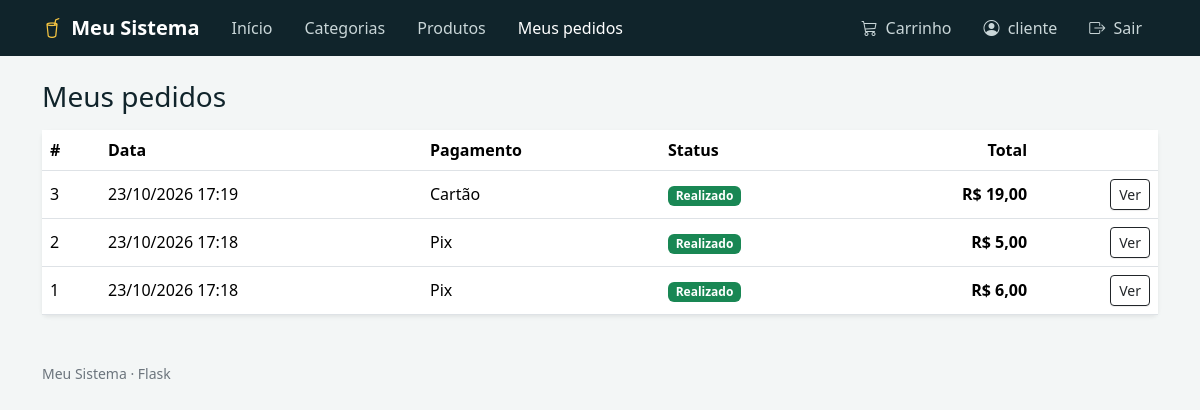
Screenshot of /loja/pedidos (signed in) with the database file from the repository.
### tables this page shows
CREATE TABLE pedido (
                id integer primary key autoincrement,
                id_usuario int not null,
                data datetime not null,
                total float not null,
                pagamento varchar(20) not null,
                status varchar(20) not null default 'Realizado',
                foreign key (id_usuario) references usuario(id)
            );

### app.py (the view)
@app.route('/loja/pedidos')
def cliente_pedidos():
    with conexao() as conn:
        pedidos = conn.execute(
            'SELECT * FROM pedido WHERE id_usuario = ? ORDER BY id DESC', (session['usuario_id'],)
        ).fetchall()
    return render_template('cliente/listar_pedido.html', pedidos=pedidos)

### app.py (called while the page is built)
def conexao():
    conn = sqlite3.connect(Path(app.root_path) / 'database.db')
    conn.row_factory = sqlite3.Row
    conn.execute('PRAGMA foreign_keys = ON')
    return conn

@app.template_filter('data_br')
def formatar_data(valor):
    try:
        return datetime.strptime(valor, '%Y-%m-%d %H:%M:%S').strftime('%d/%m/%Y %H:%M')
    except (TypeError, ValueError):
        return valor or ''

@app.context_processor
def dados_do_carrinho():
    return {'qtd_carrinho': sum(session.get('carrinho', {}).values())}

@app.template_filter('brl')
def formatar_real(valor):
    if valor is None:
        return '—'
    return 'R$ ' + f'{valor:,.2f}'.replace(',', 'X').replace('.', ',').replace('X', '.')

@app.before_request
def proteger_rotas():
    endpoint = request.endpoint
    if endpoint is None or endpoint in ENDPOINTS_PUBLICOS:
        return None
    if 'usuario_id' not in session:
        flash('Faça login para continuar.', 'warning')
        return redirect(url_for('login'))
    if endpoint in ('raiz', 'sair') or endpoint.startswith('cliente_'):
        return None
    if session.get('tipo') != 'admin':
        flash('Esta área é restrita ao administrador.', 'danger')
        return redirect(url_for('cliente_inicio'))
    return None

### templates/cliente/listar_pedido.html (shortened to what this page needs)
{% extends 'cliente/base.html' %}
{% block content %}
<h1 class="h3 mb-3">Meus pedidos</h1>
<div class="card border-0 shadow-sm">
  <div class="table-responsive">
    <table class="table align-middle mb-0">
      <thead><tr><th>#</th><th>Data</th><th>Pagamento</th><th>Status</th><th class="text-end">Total</th><th></th></tr></thead>
      <tbody>
        {% for p in pedidos %}
        <tr>
          <td>{{ p['id'] }}</td><td>{{ p['data'] | data_br }}</td><td>{{ p['pagamento'] }}</td>
          <td><span class="badge text-bg-success">{{ p['status'] }}</span></td>
          <td class="text-end fw-semibold">{{ p['total'] | brl }}</td>
          <td class="text-end"><a class="btn btn-sm btn-outline-dark" href="{{ url_for('cliente_pedido', id_pedido=p['id']) }}">Ver</a></td>
        </tr>
        {% else %}
        <tr><td colspan="6" class="text-center text-secondary py-4">Você ainda não fez nenhum pedido. <a href="{{ url_for('cliente_produtos') }}">Ver produtos</a></td></tr>
        {% endfor %}
      </tbody>
    </table>
  </div>
</div>
{% endblock %}

### templates/cliente/base.html (style rules this page uses)
body { font-family: 'Source Sans 3', system-ui, sans-serif; background: #f3f6f6; color: #10242b; }

### rows the page displays
pedido: id "3", data|data_br "23/10/2026 17:19", pagamento "Cartão", status "Realizado", total|brl "R$ 19,00"
pedido: id "2", data|data_br "23/10/2026 17:18", pagamento "Pix", status "Realizado", total|brl "R$ 5,00"
pedido: id "1", data|data_br "23/10/2026 17:18", pagamento "Pix", status "Realizado", total|brl "R$ 6,00"

### other values shown
{{ session.get('usuario_nome') }} "cliente"
